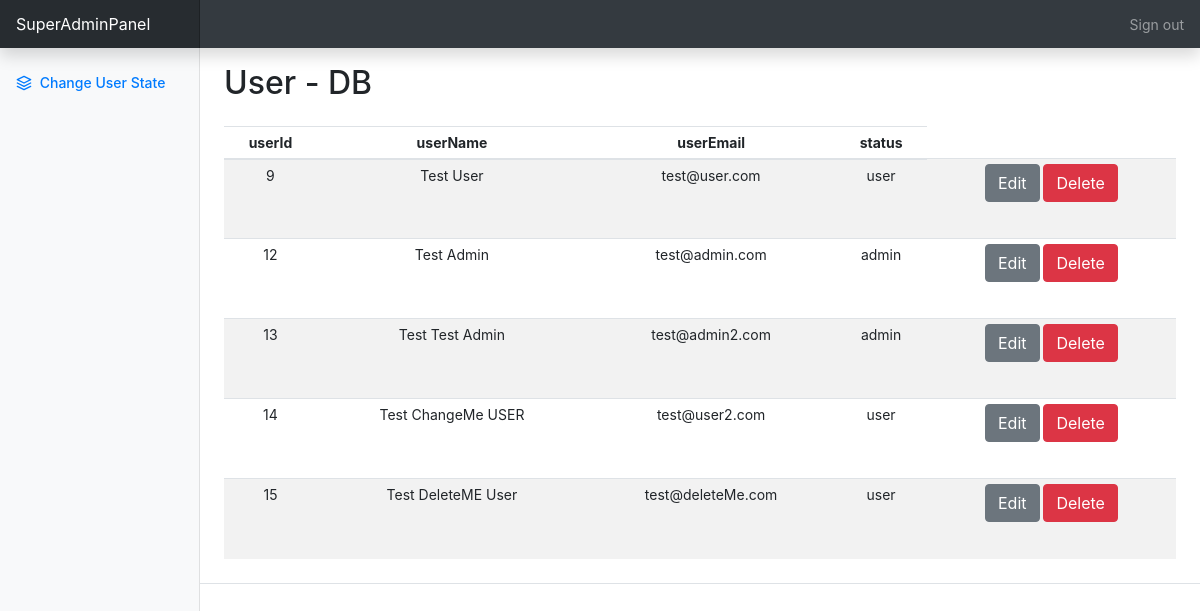
The page /cr11_bodenwinkler_petadoption/petAdoption/superAdminPanel.php (signed in) on the database its author committed.
### tables this page shows
CREATE TABLE `users` (
  `userId` int(11) NOT NULL,
  `userName` varchar(30) NOT NULL,
  `userEmail` varchar(60) NOT NULL,
  `userPass` varchar(255) NOT NULL,
  `status` enum('user','admin','superAdmin') NOT NULL DEFAULT 'user'
);

### cr11_bodenwinkler_petadoption/petAdoption/superAdminPanel.php (the view, shortened to what this page needs)
<?php
    require_once 'actions/db_connect.php';
?>
<!doctype html>
<html lang="en">
<head>
    <link rel="stylesheet" href="https://stackpath.bootstrapcdn.com/bootstrap/4.5.2/css/bootstrap.min.css"
>
    <link href="/docs/4.5/dist/css/bootstrap.min.css" rel="stylesheet"
>
    <link href="css/dashboard.css" rel="stylesheet">
</head>
<body>
    <nav class="navbar navbar-dark sticky-top bg-dark flex-md-nowrap p-0 shadow">
        <a class="navbar-brand col-md-3 col-lg-2 mr-0 px-3" href="#">SuperAdminPanel</a>
        <ul class="navbar-nav px-3">
            <li class="nav-item text-nowrap">
                <a class="nav-link" href="../superAdmin.php">Sign out</a>
            </li>
        </ul>
    </nav>
    <div class="container-fluid">
        <div class="row">
            <nav id="sidebarMenu" class="col-md-3 col-lg-2 d-md-block bg-light sidebar collapse">
                <div class="sidebar-sticky pt-3">
                    <ul class="nav flex-column">
                        <li class="nav-item">
                            <a class="nav-link active" href="superAdminPanel.php">
                                <span data-feather="layers"></span>
                                Change User State
                            </a>
                        </li>
                    </ul>
                </div>
            </nav>
            <h2 class="col-md-9 ml-sm-auto col-lg-10 px-md-4 mt-3">User - DB</h2>
            <div
                class="table-responsive d-flex justify-content-between flex-wrap flex-md-nowrap align-items-center pt-3 pb-2 mb-3 border-bottom col-md-9 ml-sm-auto col-lg-10 px-md-4">
                <table class="table table-striped table-sm">
                    <thead>
                        <tr>
                            <th>userId</th>
                            <th>userName</th>
                            <th>userEmail</th>
                            <th>status</th>
                        </tr>
                    </thead>
                    <tbody>
                        <?php
                            $sql = "SELECT * FROM users WHERE status='admin' OR status='user'";
                            $result = $connect->query($sql);
                            if($result->num_rows > 0) {
                                while($row = $result->fetch_assoc()) {
                                    echo    "<tr>
                                                <td>" .$row['userId']. "</td>
                                                <td>" .$row['userName']. "</td>
                                                <td>" .$row['userEmail']. "</td>
                                                <td>" .$row['status']. "</td>
                                                <td>
                                                    <a href='change.php?id=" .$row['userId']."'><button class='btn btn-secondary' type='button'>Edit</button></a>
                                                    <a href='userDelete.php?id=" .$row['userId']."'><button class='btn btn-danger' type='button'>Delete</button></a>
                                                </td>
                                            </tr>";
                                }
                            } else {
                                echo "<tr><td>NO DATA AVAILABLE</td></tr>";
                            }
                        ?>
                    </tbody>
                </table>
            </div>
        </div>
    </div>
</body>
</html>

### cr11_bodenwinkler_petadoption/petAdoption/css/dashboard.css (style rules this page uses)
body { font-size: .875rem; }
.feather { width: 16px; height: 16px; vertical-align: text-bottom; }
.sidebar { position: fixed; top: 0; bottom: 0; left: 0; z-index: 100; padding: 48px 0 0; box-shadow: inset -1px 0 0 rgba(0, 0, 0, .1); }
.sidebar-sticky { position: relative; top: 0; height: calc(100vh - 48px); padding-top: .5rem; overflow-x: hidden; overflow-y: auto; }
.sidebar .nav-link { font-weight: 500; color: #333; }
.sidebar .nav-link .feather { margin-right: 4px; color: #999; }
.sidebar .nav-link.active { color: #007bff; }
.sidebar .nav-link:hover .feather, .sidebar .nav-link.active .feather { color: inherit; }
.navbar-brand { padding-top: .75rem; padding-bottom: .75rem; font-size: 1rem; background-color: rgba(0, 0, 0, .25); box-shadow: inset -1px 0 0 rgba(0, 0, 0, .25); }

### cr11_bodenwinkler_petadoption/petAdoption/superAdminPanel.php (style rules this page uses)
table, td, th { text-align: center; }
td { height:80px; }

### rows shown on the page
users: userId "9", userName "Test User", userEmail "test@user.com", status "user"
users: userId "12", userName "Test Admin", userEmail "test@admin.com", status "admin"
users: userId "13", userName "Test Test Admin", userEmail "test@admin2.com", status "admin"
users: userId "14", userName "Test ChangeMe USER", userEmail "test@user2.com", status "user"
users: userId "15", userName "Test DeleteME User", userEmail "test@deleteMe.com", status "user"
